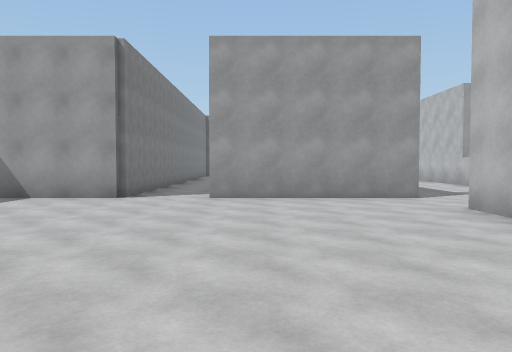
view 1 (above)

22 first-person views from a walk through a Unity game level. The camera is 1.5 m above the floor, tilts 2° down and sees 70° across. The floor is counted in squares, 2 m on a side. Each view is taken from the middle of a square. On the plan, view 1 faces up. The plan holds only what a view shows up to about 11 squares ahead; the rest is blank. The place goes on beyond the plan. The player is left out.

view 2
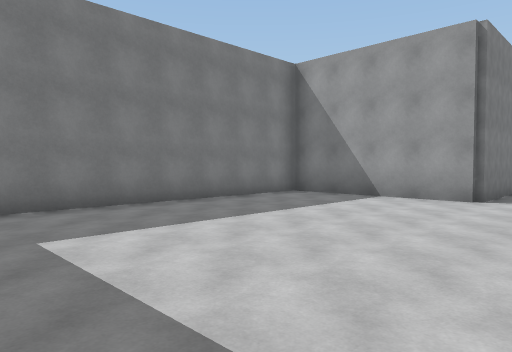

view 3
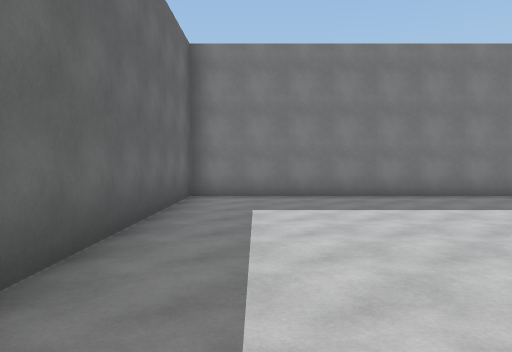

view 4
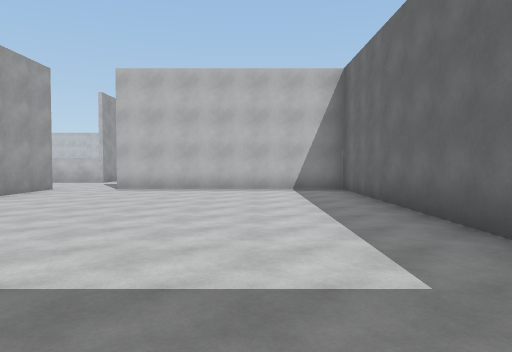

view 5
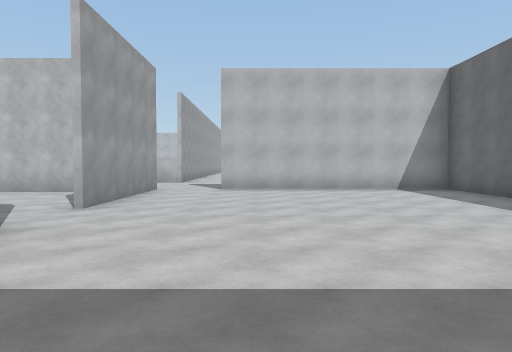

view 6
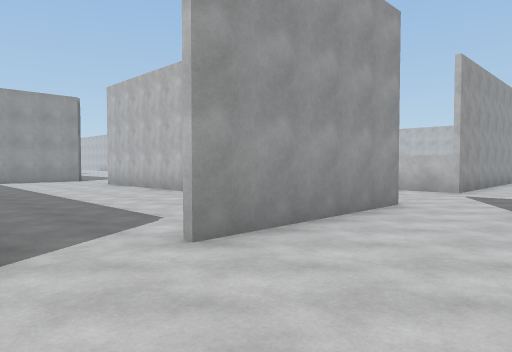

view 7
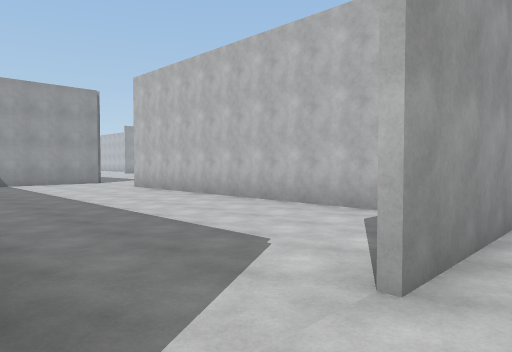

view 8
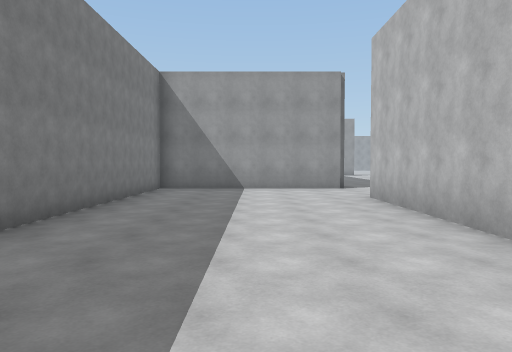

view 9
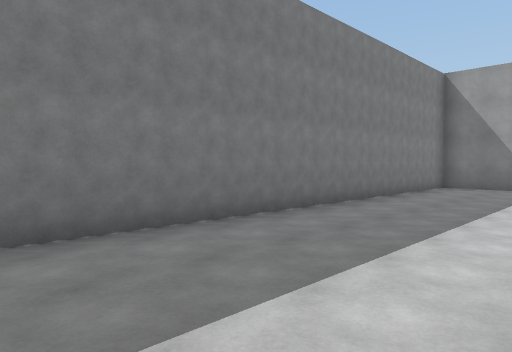

view 10
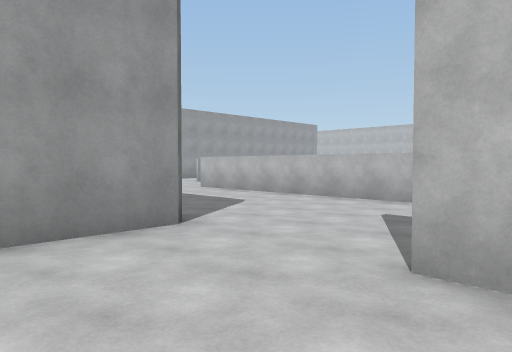

view 11
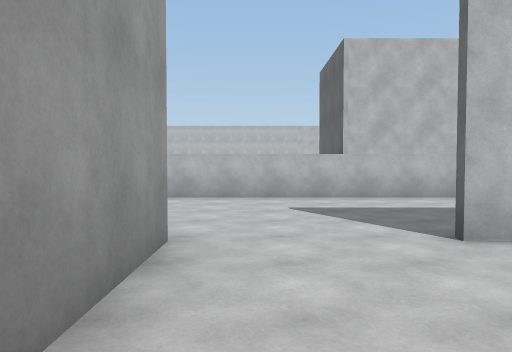

view 12
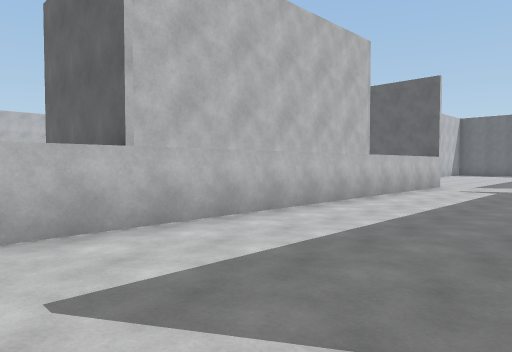

view 13
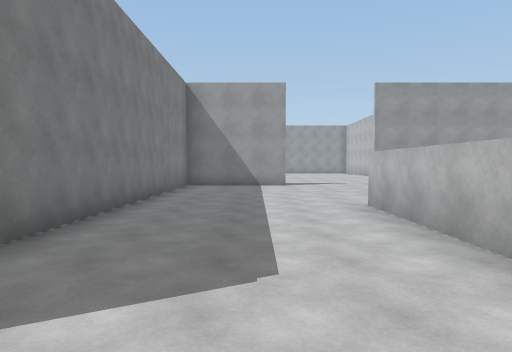

view 14
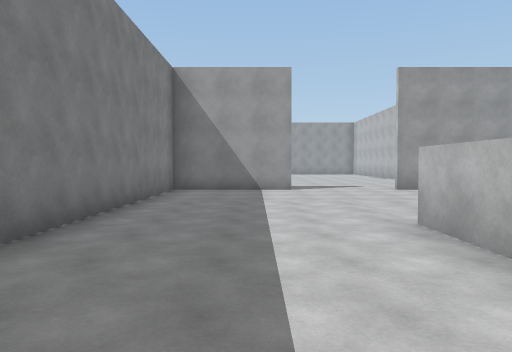

view 15
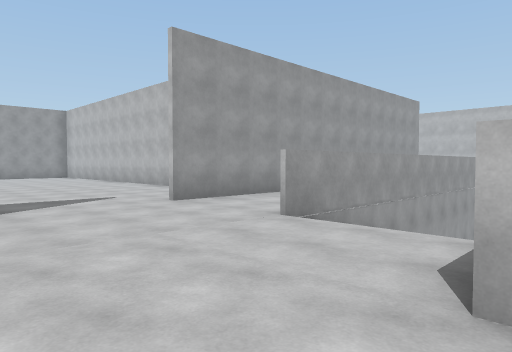

view 16
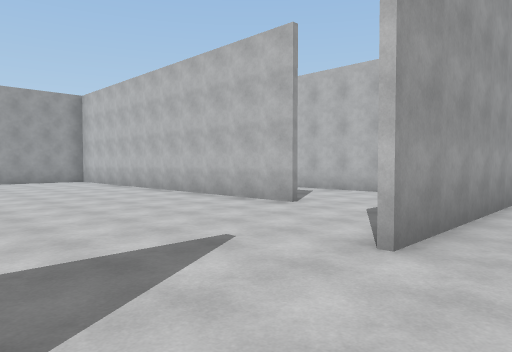

view 17
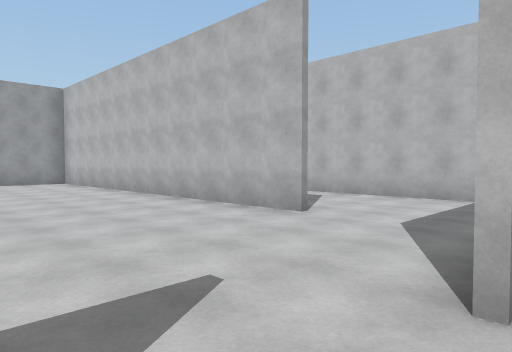

view 18
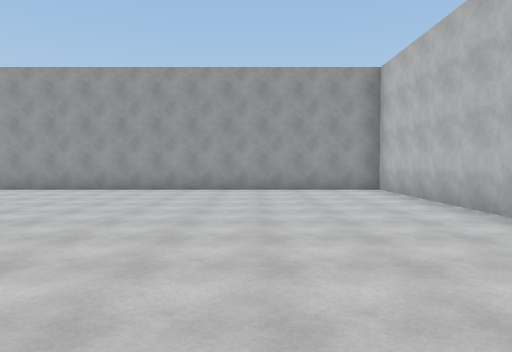

view 19
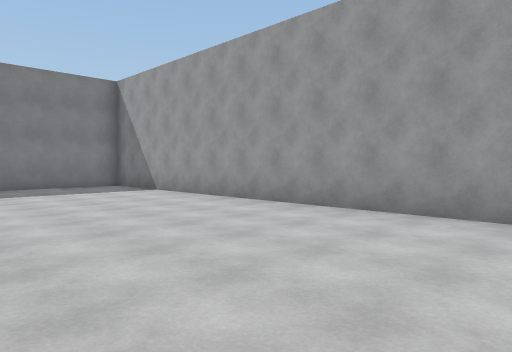

view 20
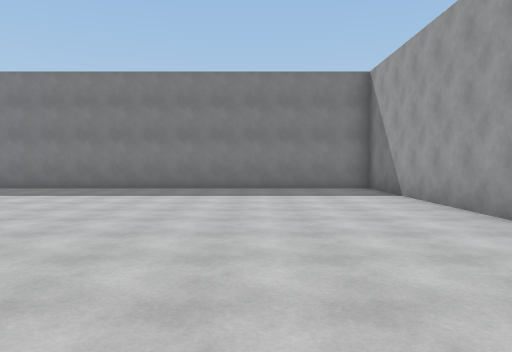

view 21
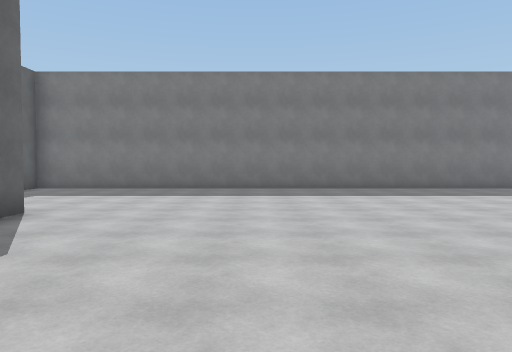

view 22
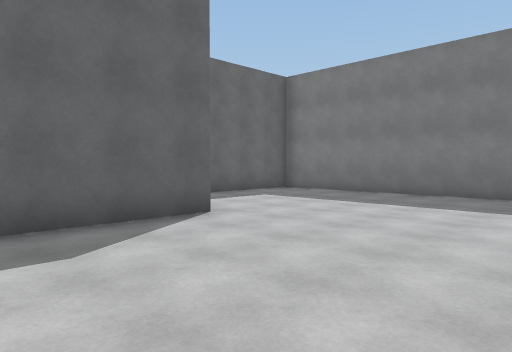

### Floor plan
Key: @ floor where view 1 was taken; # wall or solid block; . floor; v drop or lower ground.
Columns run from 8 left of view 1 to 17 right of it. Each row starts with its distance up from view 1.
 47      ################
 46      #..............#
 45      #..............#
 44      #..............#
 43      #..............#
 42      #..............#
 41      #..............#
 40      #..............#
 39      #..............#
 38      #..............#  #
 37      #..............#..#
 36      #..............#..#
 35      #.................#
 34      #.................#
 33      #................
 32      #.....###...######
 31      #.... #........
 30      #.... #.......
 29      #### ##.....#########
 28           #.......
 27           #......v
 26           #....#
 25           #....#
 24           #....#
 23           #....#
 22           #....#
 21      ######....#
 20      #.........#
 19      #.........#
 18      #.....#...#
 17      #.....#...#
 16      #.....#...#
 15      #.....#...#
 14      #.....#...#
 13      #.....#...#
 12      #.....#...#
 11      #.....# ..#
 10      #.....# ..#
  9      #.....#...#
  8 ######.#####...####
  7 #..................
  6 #...........#.
  5 #...........#
  4 #...........#
  3 #...........#
  2 #...........#
  1 #...........#
  0 #.......@.. #
 -1 ############

Positions as (right, up) in squares from view 1, and headings:
1: (0, 0), facing up
2: (-1, 0), facing up-left
3: (1, 1), facing left
4: (-7, 2), facing right
5: (-7, 5), facing right
6: (-3, 5), facing up-right
7: (-3, 7), facing up-right
8: (0, 10), facing up
9: (1, 9), facing up-left
10: (0, 17), facing up-right
11: (-1, 20), facing right
12: (3, 20), facing down-right
13: (5, 20), facing up
14: (5, 22), facing up
15: (5, 26), facing up-right
16: (6, 31), facing up-right
17: (7, 32), facing up-right
18: (8, 36), facing up
19: (9, 41), facing up-left
20: (8, 43), facing left
21: (8, 36), facing left
22: (6, 37), facing down-left
